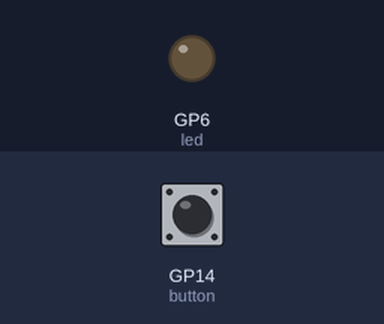
The program below on a simulated Raspberry Pi Pico running MicroPython. Shown: output pins drawn as LEDs (lit = HIGH). The inputs (shaded band) are chosen by the test bench; at power-on: GP14 (button) HIGH.

Above: at 1.2 s.
1.3 s: GP14 (button) pulled LOW for 0.15 s
At 1.9 s:
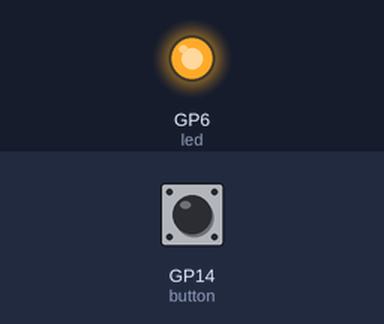
2.9 s: GP14 (button) pulled LOW for 1 s
At 4.3 s:
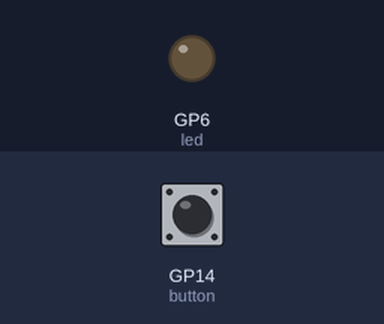
5.4 s: GP14 (button) pulled LOW for 3.2 s
At 6.3 s:
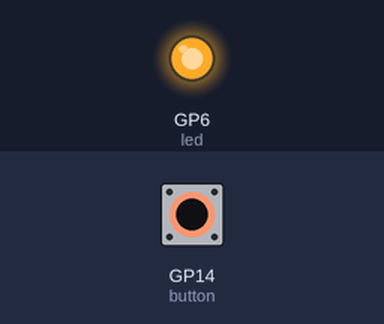
Timing chart, 0 to 8.4 s (numbered marks = the images above; inputs shaded):
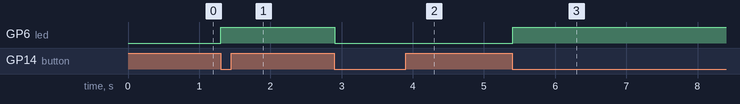

Measured:
- after the input at 1.3 s, GP6 (led): LOW → HIGH at once
- after the input at 2.9 s, GP6 (led): HIGH → LOW at once
- after the input at 5.4 s, GP6 (led): LOW → HIGH at once

The program:

led_toggle.py
```python
from machine import Pin
from utime import sleep

button = Pin(14, Pin.IN, Pin.PULL_UP)
led = Pin(6, Pin.OUT)
led.off()
korábban_lenyomva = False

while True:
    try:
        lenyomva = button.value() == 0
        if lenyomva and not korábban_lenyomva:
            led.toggle()
        korábban_lenyomva = lenyomva
        sleep(0.1) # sleep 0.1sec
    except KeyboardInterrupt:
        break

led.off()
print("kilépés")
```
